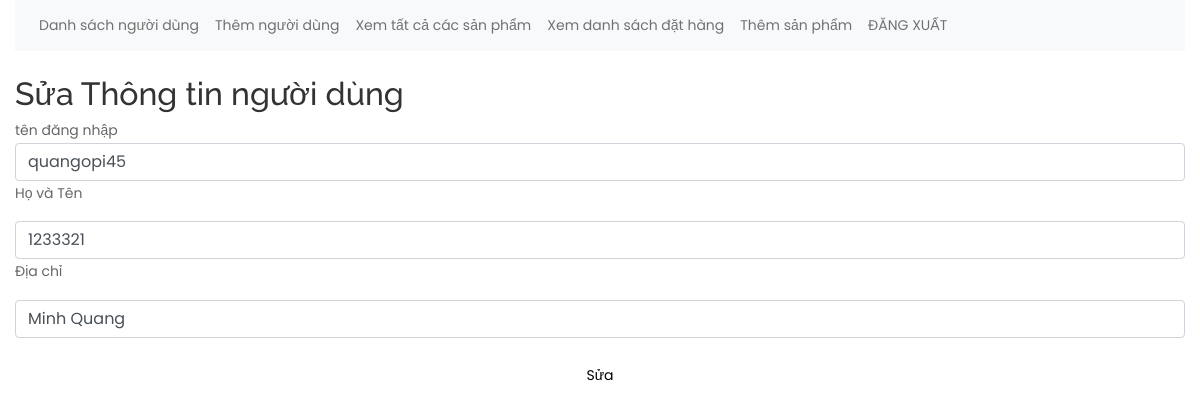
The page /shoplaptop/shoplaptop/admin/fixCustomer.php?id=24 on the database its author committed.
### tables this page shows
CREATE TABLE `customer` (
  `customerID` int(11) NOT NULL,
  `fullname` varchar(40) DEFAULT NULL,
  `password` varchar(200) DEFAULT NULL,
  `address` varchar(50) DEFAULT NULL,
  `city` varchar(20) DEFAULT NULL
);

### shoplaptop/shoplaptop/admin/fixCustomer.php (the view, shortened to what this page needs)
<?php
include('../conection.php');
?>
<?php
if(isset($_GET['id'])){
  $customerID = $_GET['id'];
}else {
  echo "Empty query!";
  exit;
}
?>
<?php
$sql_fix = "SELECT * FROM customer WHERE customerID = '$customerID'";
$qr_fix=mysqli_query($mysqli,$sql_fix);
$row = mysqli_fetch_array($qr_fix);
?>
<!DOCTYPE html>
<html>
<head>
    <link rel="stylesheet"  href="../bootstrap/css/bootstrap.min.css">
    <link rel="stylesheet"  href="../bootstrap/css/bootstrap.css">
    <link rel="stylesheet"  href="../bootstrap/js/bootstrap.bundle.js">
    <link rel="stylesheet"  href="../bootstrap/js/bootstrap.bundle.min.js">
    <link rel="stylesheet"  href="../bootstrap/css/style.css">
</head>
<body>
  <div class="container">
    <div class="menu">
      <nav class="navbar navbar-expand-lg navbar-light bg-light">
        <div class="collapse navbar-collapse" id="navbarNavAltMarkup">
          <div class="navbar-nav">
            <a class="nav-item nav-link" href="../customer.php">Danh sách người dùng</a>
            <a class="nav-item nav-link" href="addCustomer.php">Thêm người dùng</a>
            <a class="nav-item nav-link" href="allProduct.php">Xem tất cả các sản phẩm</a>
            <a class="nav-item nav-link" href="customerOrder.php">Xem danh sách đặt hàng</a>
            <a class="nav-item nav-link" href="addProduct.php">Thêm sản phẩm</a>
            <li class="nav-item">
              <a class="nav-link" href="../customer/logout.php">ĐĂNG XUẤT</a>
            </li>
          </div>
        </div>
      </nav>
    </div>
  <h2>Sửa Thông tin người dùng</h2>
  <form method="POST" action="">
    <tr>
      <td>tên đăng nhập</td>
      <td><input class="form-control" type="text"  name="fullname" value="<?php echo $row['fullname'];?>" ></td>
      <td><p>Họ và Tên</p></td>
      <td> <input class="form-control" type="text" name="address" value="<?php echo $row['address'];?>" ></td>
      <td><p>Địa chỉ</p></td>
      <td> <input class="form-control" type="text" name="city" value="<?php echo $row['city'];?>" ></td>
      <td><input type="submit" name="sua" value="Sửa"></td>
    </tr>
  </form>
</div>
</body>
</html>

### rows shown on the page
customer: fullname "quangopi45", address "1233321", city "Minh Quang"
